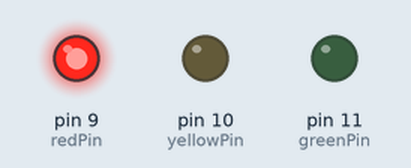
Recording of a sketch running on a simulated Arduino Uno, built with avr-gcc and run on an emulated ATmega328P. Parts: output pins drawn as LEDs (lit = HIGH).

Above: at 0.7 s.
At 2.7 s:
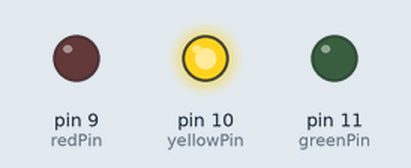
At 5.0 s:
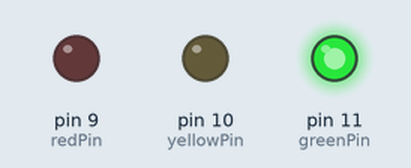
Timing chart, 0 to 6.9 s (numbered marks = the images above):
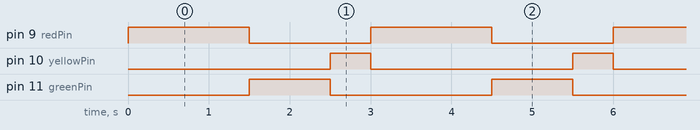

The sketch:

trafficlight_demo_2022.ino
```cpp
// C++ code
//

int redPin=9;
int yellowPin=10;
int greenPin=11;
int lighttime =500;


void setup()
{
  pinMode(redPin, OUTPUT);
  pinMode(yellowPin, OUTPUT);
  pinMode(greenPin, OUTPUT);
}

void loop()
{
  digitalWrite(redPin, HIGH);
  delay(3*lighttime); // Wait for 1000 millisecond(s)
  digitalWrite(redPin, LOW);
  //delay(3*lighttime); // Wait for 1000 millisecond(s)
  digitalWrite(greenPin, HIGH);
  delay(2*lighttime); // Wait for 1000 millisecond(s)
  digitalWrite(greenPin, LOW);
  //delay(2*lighttime); // Wait for 1000 millisecond(s)
  digitalWrite(yellowPin, HIGH);
  delay(lighttime); // Wait for 1000 millisecond(s)
  digitalWrite(yellowPin, LOW);
  //delay(lighttime); // Wait for 1000 millisecond(s)
}
```

Measured:
- by itself, pin 9 (redPin): alternates HIGH for 1.5 s and LOW for 1.5 s
- by itself, pin 10 (yellowPin): alternates HIGH for 0.50 s and LOW for 2.5 s
- by itself, pin 11 (greenPin): alternates HIGH for 1.0 s and LOW for 2.0 s
